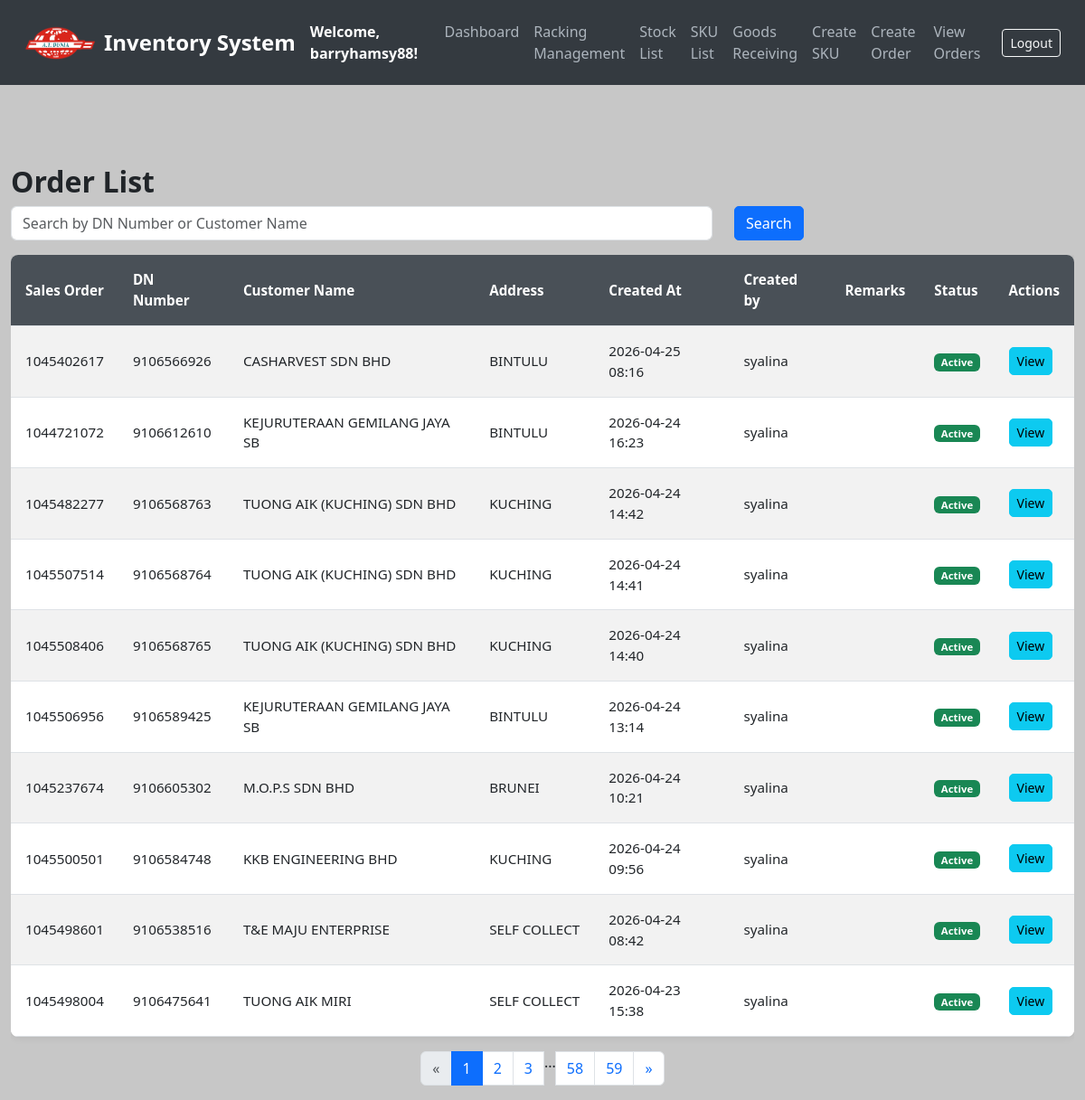
/orders (signed in), run on an earlier commit of the app's database.
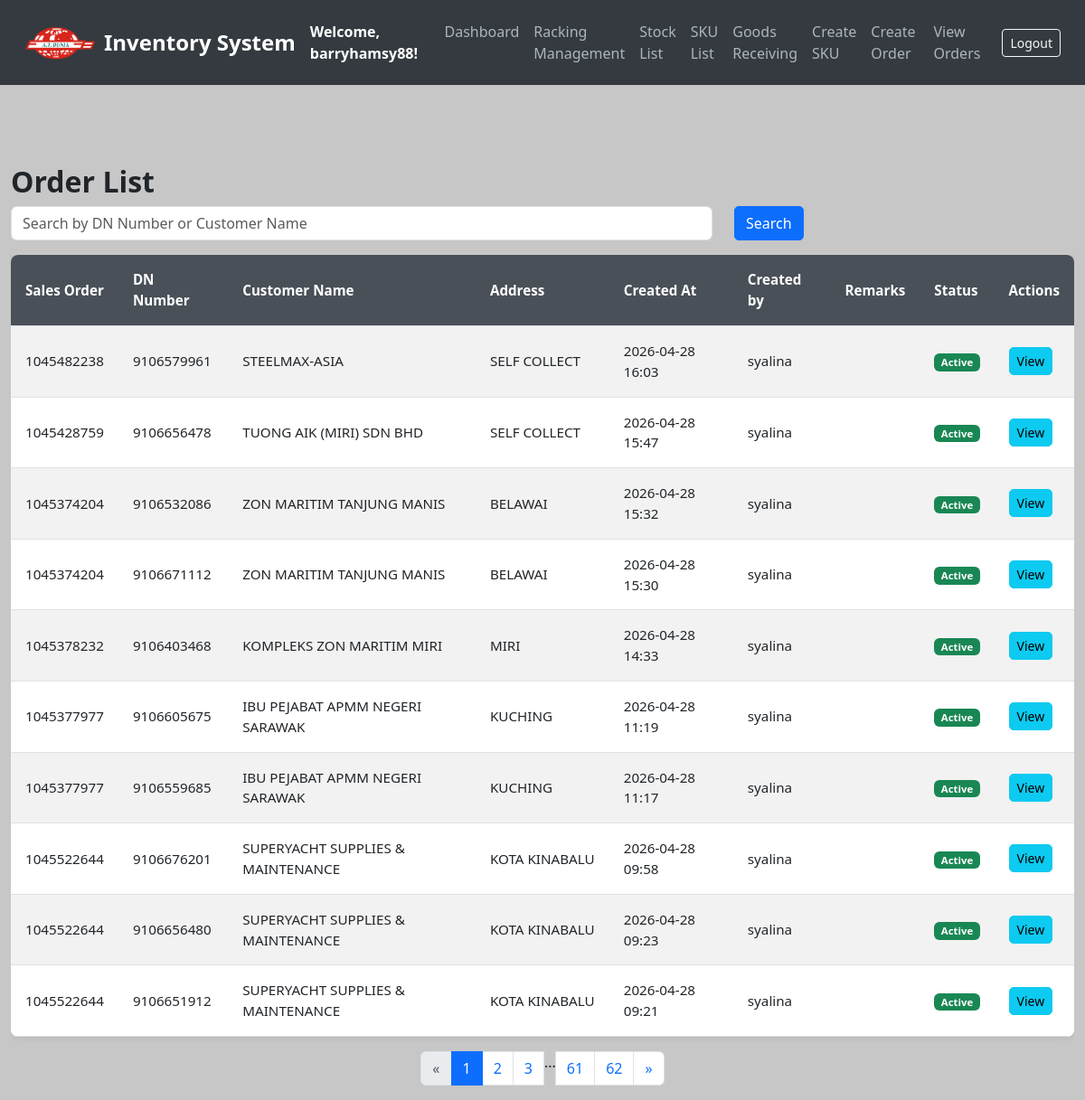
And on a later commit of the database.
### models.py (models this page shows, shortened)
class Order(db.Model):
    __tablename__ = 'orders'
    id = db.Column(db.Integer, primary_key=True)
    dn_number = db.Column(db.String(50), unique=True, nullable=False)  # Add DN number field
    created_at = db.Column(db.DateTime, default=get_local_time)
    customer_name = db.Column(db.String(100), nullable=False)
    address = db.Column(db.String(255), nullable=False)
    sales_order = db.Column(db.String(255), nullable=False)
    remarks = db.Column(db.String(255), nullable=True)
    status = db.Column(db.String(20), default='active')
    created_by = db.Column(db.String(255), nullable=True)
    last_updated_by = db.Column(db.String(255), nullable=True)  # Add this line
    items = db.relationship('OrderItem', backref='order', cascade='all, delete-orphan', lazy=True)

### app.py (the view)
@app.route('/orders')
@login_required
def list_orders():
    search = request.args.get('search', '')
    page = request.args.get('page', 1, type=int)
    query = Order.query.filter(
        Order.dn_number.like(f"%{search}%") |
        Order.customer_name.like(f"%{search}%") |
        Order.sales_order.like(f"%{search}%")  # ← ADDED THIS!
    ).order_by(Order.created_at.desc())  # Sort by most recent orders
    pagination = query.paginate(page=page, per_page=10, error_out=False)
    return render_template('list_orders.html', orders=pagination.items, pagination=pagination, search=search)

### app.py (called while the page is built)
@login_manager.user_loader
def load_user(user_id):
    return db.session.get(User, int(user_id))

### templates/list_orders.html (shortened to what the changed rows need)
<!DOCTYPE html>
<html lang="en">
<head>
    <link href="https://cdn.jsdelivr.net/npm/bootstrap@5.3.0/dist/css/bootstrap.min.css" rel="stylesheet">
</head>
<body>
<div class="container mt-5">
    <h2>Order List</h2>
    <div class="table-responsive">
        <table class="table table-striped">
            <thead>
                <tr>
                    <th>Sales Order</th>
                    <th>DN Number</th>
                    <th>Customer Name</th>
                    <th>Address</th>
                    <th>Created At</th>
                    <th>Created by</th>
                    <th>Remarks</th>
                    <th>Status</th>
                    <th>Actions</th>
                </tr>
            </thead>
            <tbody>
                {% for order in orders %}
                <tr>
                    <td>{{ order.sales_order }}</td>
                    <td>{{ order.dn_number }}</td>
                    <td>{{ order.customer_name }}</td>
                    <td class="address-cell" title="{{ order.address }}">
                        {{ order.address[:50] }}{% if order.address|length > 50 %}...{% endif %}
                    </td>
                    <td>{{ order.created_at.strftime('%Y-%m-%d %H:%M') }}</td>
                    <td>{{ order.created_by }}</td>
                    <td>{{ order.remarks }}</td>
    <td>
        {% if order.status == 'cancelled' %}
            <span class="badge bg-danger">Cancelled</span>
        {% elif order.status == 'completed' %}
            <span class="badge bg-primary">Completed</span>
        {% else %}
            <span class="badge bg-success">Active</span>
        {% endif %}
    </td>
                    <td>
                        <a href="{{ url_for('view_order', order_id=order.id) }}" class="btn btn-info btn-sm">View</a>
                    </td>
                </tr>
                {% endfor %}
            </tbody>
        </table>
    </div>
    <div class="d-flex justify-content-center">
        <nav aria-label="Page navigation">
            <ul class="pagination">
                {% for page_num in pagination.iter_pages(left_edge=2, right_edge=2, left_current=2, right_current=2) %}
                {% if page_num %}
                    {% if page_num == pagination.page %}
                    <li class="page-item active"><span class="page-link">{{ page_num }}</span></li>
                    {% else %}
                    <li class="page-item"><a class="page-link" href="{{ url_for('list_orders', page=page_num, search=search) }}">{{ page_num }}</a></li>
                    {% endif %}
                {% else %}
                <li class="page-item disabled"><span class="page-list">...</span></li>
                {% endif %}
                {% endfor %}
            </ul>
        </nav>
    </div>
</div>
</body>
</html>

What changed in the data, as far as the page shows it:
no longer on this page (row unchanged): Order: sales_order "1045402617", dn_number "9106566926", customer_name "CASHARVEST SDN BHD", address "BINTULU", created_at "2026-04-25 08:16", created_by "syalina", status "Active"
no longer on this page (row unchanged): Order: sales_order "1044721072", dn_number "9106612610", customer_name "KEJURUTERAAN GEMILANG JAYA SB", address "BINTULU", created_at "2026-04-24 16:23", created_by "syalina", status "Active"
no longer on this page (row unchanged): Order: sales_order "1045482277", dn_number "9106568763", customer_name "TUONG AIK (KUCHING) SDN BHD", address "KUCHING", created_at "2026-04-24 14:42", created_by "syalina", status "Active"
no longer on this page (row unchanged): Order: sales_order "1045507514", dn_number "9106568764", customer_name "TUONG AIK (KUCHING) SDN BHD", address "KUCHING", created_at "2026-04-24 14:41", created_by "syalina", status "Active"
no longer on this page (row unchanged): Order: sales_order "1045508406", dn_number "9106568765", customer_name "TUONG AIK (KUCHING) SDN BHD", address "KUCHING", created_at "2026-04-24 14:40", created_by "syalina", status "Active"
no longer on this page (row unchanged): Order: sales_order "1045506956", dn_number "9106589425", customer_name "KEJURUTERAAN GEMILANG JAYA SB", address "BINTULU", created_at "2026-04-24 13:14", created_by "syalina", status "Active"
no longer on this page (row unchanged): Order: sales_order "1045237674", dn_number "9106605302", customer_name "M.O.P.S SDN BHD", address "BRUNEI", created_at "2026-04-24 10:21", created_by "syalina", status "Active"
no longer on this page (row unchanged): Order: sales_order "1045500501", dn_number "9106584748", customer_name "KKB ENGINEERING BHD", address "KUCHING", created_at "2026-04-24 09:56", created_by "syalina", status "Active"
no longer on this page (row unchanged): Order: sales_order "1045498601", dn_number "9106538516", customer_name "T&E MAJU ENTERPRISE", address "SELF COLLECT", created_at "2026-04-24 08:42", created_by "syalina", status "Active"
no longer on this page (row unchanged): Order: sales_order "1045498004", dn_number "9106475641", customer_name "TUONG AIK MIRI", address "SELF COLLECT", created_at "2026-04-23 15:38", created_by "syalina", status "Active"
added Order: sales_order "1045482238", dn_number "9106579961", customer_name "STEELMAX-ASIA", address "SELF COLLECT", created_at "2026-04-28 16:03", created_by "syalina", status "Active"
added Order: sales_order "1045428759", dn_number "9106656478", customer_name "TUONG AIK (MIRI) SDN BHD", address "SELF COLLECT", created_at "2026-04-28 15:47", created_by "syalina", status "Active"
added Order: sales_order "1045374204", dn_number "9106532086", customer_name "ZON MARITIM TANJUNG MANIS", address "BELAWAI", created_at "2026-04-28 15:32", created_by "syalina", status "Active"
added Order: sales_order "1045374204", dn_number "9106671112", customer_name "ZON MARITIM TANJUNG MANIS", address "BELAWAI", created_at "2026-04-28 15:30", created_by "syalina", status "Active"
added Order: sales_order "1045378232", dn_number "9106403468", customer_name "KOMPLEKS ZON MARITIM MIRI", address "MIRI", created_at "2026-04-28 14:33", created_by "syalina", status "Active"
added Order: sales_order "1045377977", dn_number "9106605675", customer_name "IBU PEJABAT APMM NEGERI SARAWAK", address "KUCHING", created_at "2026-04-28 11:19", created_by "syalina", status "Active"
added Order: sales_order "1045377977", dn_number "9106559685", customer_name "IBU PEJABAT APMM NEGERI SARAWAK", address "KUCHING", created_at "2026-04-28 11:17", created_by "syalina", status "Active"
added Order: sales_order "1045522644", dn_number "9106676201", customer_name "SUPERYACHT SUPPLIES & MAINTENANCE", address "KOTA KINABALU", created_at "2026-04-28 09:58", created_by "syalina", status "Active"
added Order: sales_order "1045522644", dn_number "9106656480", customer_name "SUPERYACHT SUPPLIES & MAINTENANCE", address "KOTA KINABALU", created_at "2026-04-28 09:23", created_by "syalina", status "Active"
added Order: sales_order "1045522644", dn_number "9106651912", customer_name "SUPERYACHT SUPPLIES & MAINTENANCE", address "KOTA KINABALU", created_at "2026-04-28 09:21", created_by "syalina", status "Active"
Also different on the page:
new list line: "61"
new list line: "62"
list line gone: "58"
list line gone: "59"
